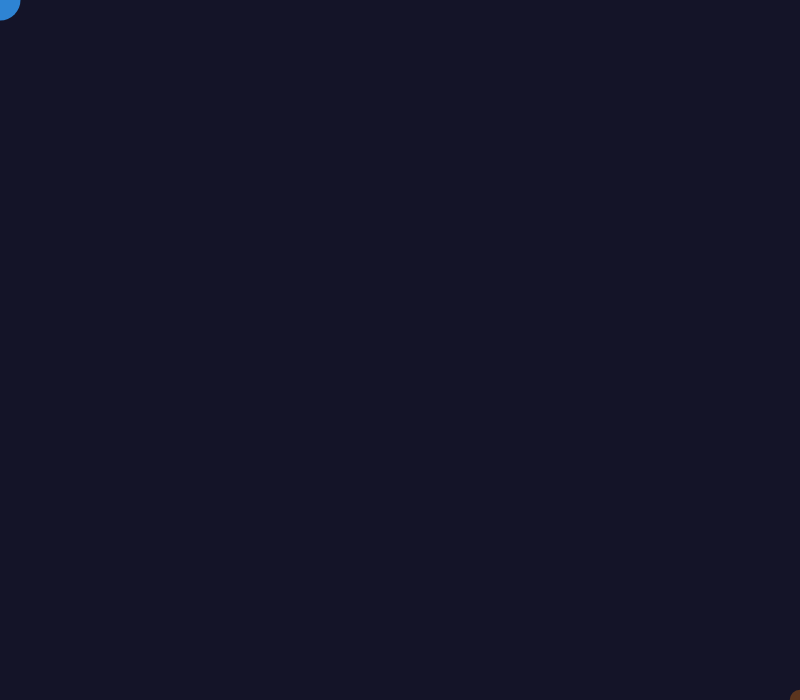
Frame 1 (no input)
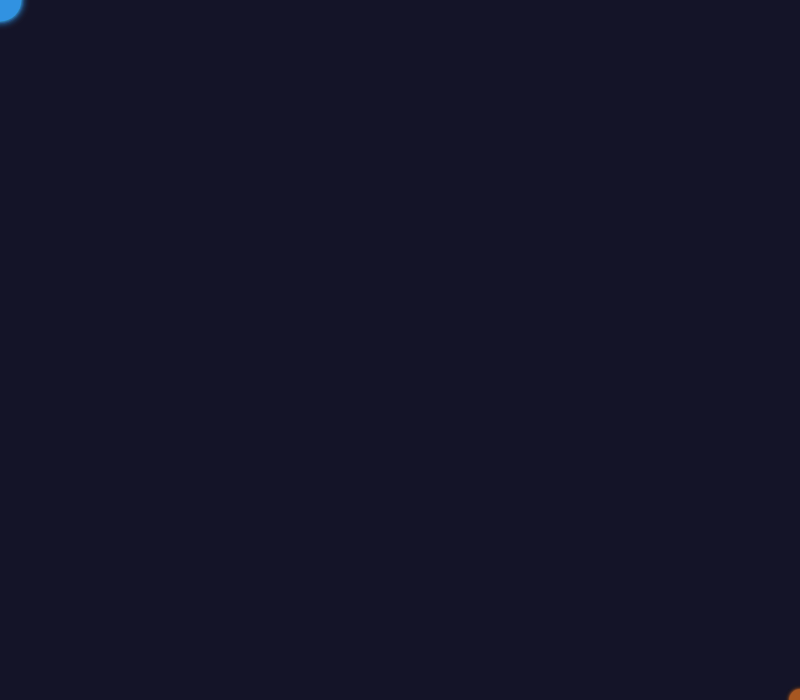
Frame 60 (no input)
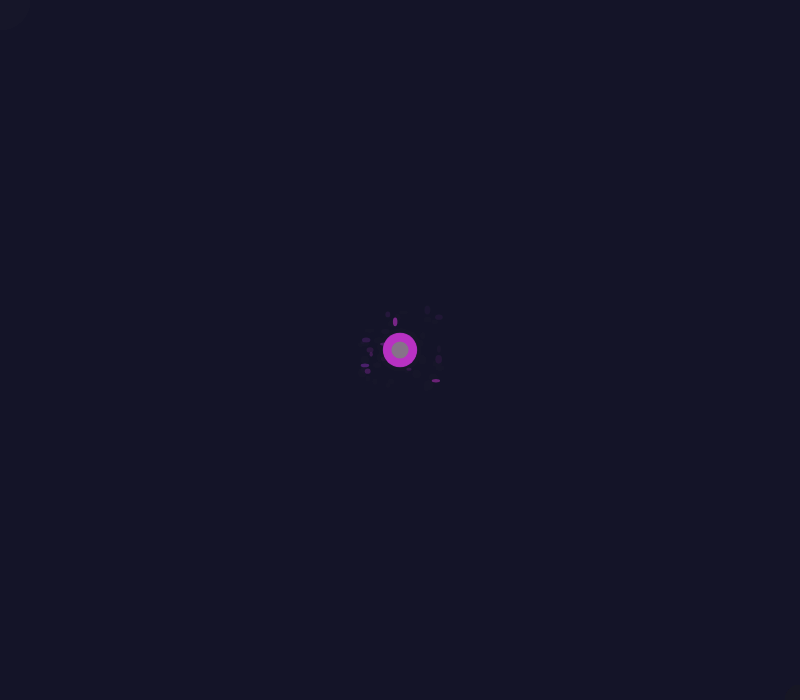
Frame 120 (the mouse pressed at the canvas centre since frame 60)

The p5.js sketch that drew these frames (run headless with seeded random() and noise() and a simulated clock; from frame 60 on, the mouse is pressed at the canvas centre):

// p5.js sketch
// ── sketch.js
let baseSize = 20;
let pulseSpeed = 0.05;
let angle = 0;

function setup() {
  createCanvas(800, 700);
  background(20, 20, 40);
}

function draw() {
  // Semi-transparent background creates a fading motion trail
  background(20, 20, 40, 40);

  // Value incrementing over time
  angle += pulseSpeed;
  let currentSize = baseSize + sin(angle) * 10;

  // Conditional statement using if, else if, and else based on mouseX position
  let r, g, b;
  if (mouseX < width / 3) {
    // Left sector: Cyber Blue energy
    r = 50;
    g = 150;
    b = random(200, 255); // Using random() function
  } else if (mouseX < (width * 2) / 3) {
    // Middle sector: Neon Purple nebula
    r = random(150, 200);
    g = 50;
    b = 200;
  } else {
    // Right sector: Solar Gold flare
    r = 255;
    g = random(150, 220);
    b = 50;
  }

  // User input: Draw random scattered star dust when mouse is held down
  if (mouseIsPressed) {
    fill(r, g, b, 150);
    noStroke();
    let rx = mouseX + random(-40, 40);
    let ry = mouseY + random(-40, 40);
    ellipse(rx, ry, random(3, 9), random(3, 9));
  }

  // Main pulsing cosmic core following the mouse
  fill(r, g, b, 220);
  noStroke();
  ellipse(mouseX, mouseY, currentSize * 2, currentSize * 2);
  
  // Secondary mirrored element across the canvas center
  fill(255 - r, 255 - g, 255 - b, 100);
  ellipse(width - mouseX, height - mouseY, currentSize, currentSize);
}

// Keyboard input: Press the spacebar to randomize pulse speed
function keyPressed() {
  if (key === ' ') {
    pulseSpeed = random(0.02, 0.15);
    background(20, 20, 40); // Clear canvas
  }
}
